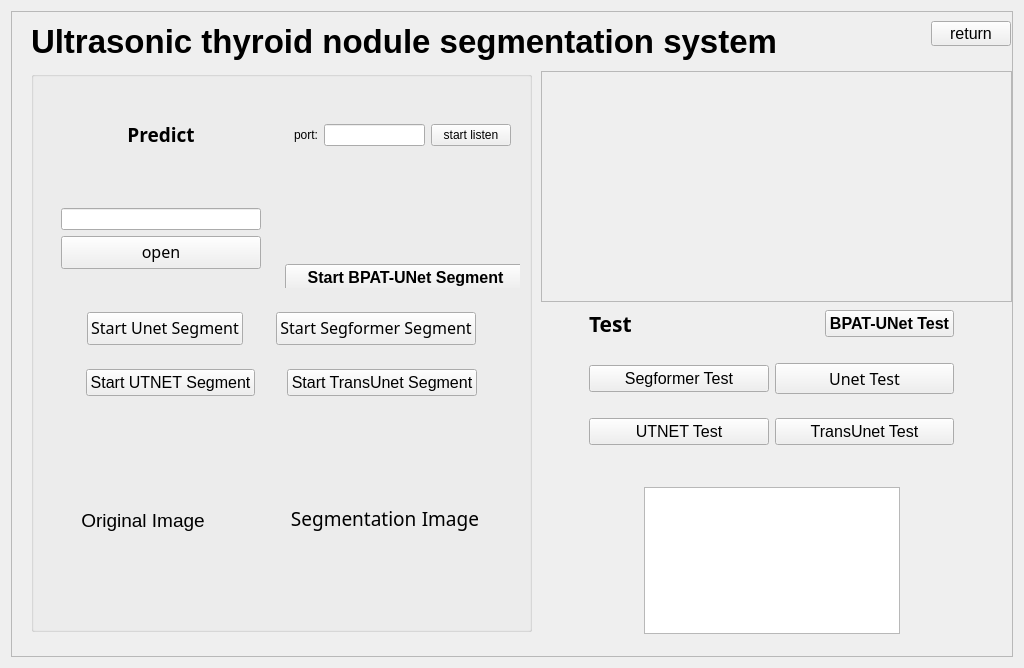
<?xml version="1.0" encoding="UTF-8"?>
<ui version="4.0">
 <class>zhu</class>
 <widget class="QWidget" name="zhu">
  <property name="geometry">
   <rect>
    <x>0</x>
    <y>0</y>
    <width>1024</width>
    <height>668</height>
   </rect>
  </property>
  <property name="windowTitle">
   <string>Form</string>
  </property>
  <layout class="QHBoxLayout" name="horizontalLayout_7">
   <item>
    <widget class="QFrame" name="frame_background">
     <property name="frameShape">
      <enum>QFrame::StyledPanel</enum>
     </property>
     <property name="frameShadow">
      <enum>QFrame::Raised</enum>
     </property>
     <widget class="QPushButton" name="btn_huizhu">
      <property name="geometry">
       <rect>
        <x>920</x>
        <y>10</y>
        <width>80</width>
        <height>25</height>
       </rect>
      </property>
      <property name="font">
       <font>
        <pointsize>12</pointsize>
       </font>
      </property>
      <property name="text">
       <string>return</string>
      </property>
     </widget>
     <widget class="QLabel" name="lbl_title">
      <property name="geometry">
       <rect>
        <x>20</x>
        <y>10</y>
        <width>891</width>
        <height>41</height>
       </rect>
      </property>
      <property name="font">
       <font>
        <family>Noto Sans Devanagari UI</family>
        <pointsize>25</pointsize>
        <weight>75</weight>
        <bold>true</bold>
       </font>
      </property>
      <property name="text">
       <string>Ultrasonic thyroid nodule segmentation system</string>
      </property>
     </widget>
     <widget class="QGroupBox" name="groupBox">
      <property name="geometry">
       <rect>
        <x>20</x>
        <y>60</y>
        <width>501</width>
        <height>561</height>
       </rect>
      </property>
      <property name="title">
       <string/>
      </property>
      <layout class="QGridLayout" name="gridLayout_3">
       <item row="2" column="0" colspan="2">
        <widget class="QWidget" name="widget_4" native="true">
         <property name="sizePolicy">
          <sizepolicy hsizetype="Preferred" vsizetype="Fixed">
           <horstretch>0</horstretch>
           <verstretch>0</verstretch>
          </sizepolicy>
         </property>
         <layout class="QGridLayout" name="gridLayout">
          <item row="1" column="0">
           <widget class="QWidget" name="widget_6" native="true">
            <property name="sizePolicy">
             <sizepolicy hsizetype="Preferred" vsizetype="Fixed">
              <horstretch>0</horstretch>
              <verstretch>0</verstretch>
             </sizepolicy>
            </property>
            <layout class="QHBoxLayout" name="horizontalLayout_3">
             <item>
              <spacer name="horizontalSpacer_4">
               <property name="orientation">
                <enum>Qt::Horizontal</enum>
               </property>
               <property name="sizeHint" stdset="0">
                <size>
                 <width>40</width>
                 <height>20</height>
                </size>
               </property>
              </spacer>
             </item>
             <item>
              <widget class="QPushButton" name="pushButton_2">
               <property name="font">
                <font>
                 <family>Noto Sans Gurmukhi</family>
                 <pointsize>12</pointsize>
                </font>
               </property>
               <property name="text">
                <string>Start Unet Segment</string>
               </property>
              </widget>
             </item>
             <item>
              <spacer name="horizontalSpacer_10">
               <property name="orientation">
                <enum>Qt::Horizontal</enum>
               </property>
               <property name="sizeHint" stdset="0">
                <size>
                 <width>40</width>
                 <height>20</height>
                </size>
               </property>
              </spacer>
             </item>
             <item>
              <widget class="QPushButton" name="pushButton_segformer">
               <property name="font">
                <font>
                 <family>Noto Sans Gurmukhi</family>
                 <pointsize>12</pointsize>
                </font>
               </property>
               <property name="text">
                <string>Start Segformer Segment</string>
               </property>
              </widget>
             </item>
             <item>
              <spacer name="horizontalSpacer_5">
               <property name="orientation">
                <enum>Qt::Horizontal</enum>
               </property>
               <property name="sizeHint" stdset="0">
                <size>
                 <width>40</width>
                 <height>20</height>
                </size>
               </property>
              </spacer>
             </item>
            </layout>
           </widget>
          </item>
          <item row="2" column="0">
           <widget class="QWidget" name="widget_14" native="true">
            <layout class="QHBoxLayout" name="horizontalLayout_11">
             <item>
              <spacer name="horizontalSpacer_11">
               <property name="orientation">
                <enum>Qt::Horizontal</enum>
               </property>
               <property name="sizeHint" stdset="0">
                <size>
                 <width>40</width>
                 <height>20</height>
                </size>
               </property>
              </spacer>
             </item>
             <item>
              <widget class="QPushButton" name="pushButton_UTNET">
               <property name="font">
                <font>
                 <pointsize>12</pointsize>
                </font>
               </property>
               <property name="text">
                <string>Start UTNET Segment</string>
               </property>
              </widget>
             </item>
             <item>
              <spacer name="horizontalSpacer_13">
               <property name="orientation">
                <enum>Qt::Horizontal</enum>
               </property>
               <property name="sizeHint" stdset="0">
                <size>
                 <width>40</width>
                 <height>20</height>
                </size>
               </property>
              </spacer>
             </item>
             <item>
              <widget class="QPushButton" name="pushButton_TransUnet">
               <property name="font">
                <font>
                 <pointsize>12</pointsize>
                </font>
               </property>
               <property name="text">
                <string>Start TransUnet Segment</string>
               </property>
              </widget>
             </item>
             <item>
              <spacer name="horizontalSpacer_12">
               <property name="orientation">
                <enum>Qt::Horizontal</enum>
               </property>
               <property name="sizeHint" stdset="0">
                <size>
                 <width>40</width>
                 <height>20</height>
                </size>
               </property>
              </spacer>
             </item>
            </layout>
           </widget>
          </item>
         </layout>
        </widget>
       </item>
       <item row="0" column="1">
        <widget class="QWidget" name="widget_10" native="true">
         <layout class="QHBoxLayout" name="horizontalLayout_8">
          <item>
           <widget class="QLabel" name="label">
            <property name="text">
             <string>port:</string>
            </property>
           </widget>
          </item>
          <item>
           <widget class="QLineEdit" name="port"/>
          </item>
          <item>
           <widget class="QPushButton" name="setListen">
            <property name="text">
             <string>start listen</string>
            </property>
           </widget>
          </item>
         </layout>
        </widget>
       </item>
       <item row="3" column="0">
        <widget class="QLabel" name="lbl_Image1">
         <property name="minimumSize">
          <size>
           <width>200</width>
           <height>200</height>
          </size>
         </property>
         <property name="maximumSize">
          <size>
           <width>200</width>
           <height>200</height>
          </size>
         </property>
         <property name="font">
          <font>
           <family>Noto Sans Arabic UI</family>
           <pointsize>14</pointsize>
          </font>
         </property>
         <property name="text">
          <string>Original Image</string>
         </property>
         <property name="alignment">
          <set>Qt::AlignCenter</set>
         </property>
        </widget>
       </item>
       <item row="0" column="0">
        <widget class="QWidget" name="widget" native="true">
         <layout class="QHBoxLayout" name="horizontalLayout">
          <item>
           <widget class="QLabel" name="label_pre">
            <property name="sizePolicy">
             <sizepolicy hsizetype="Preferred" vsizetype="Fixed">
              <horstretch>0</horstretch>
              <verstretch>0</verstretch>
             </sizepolicy>
            </property>
            <property name="font">
             <font>
              <family>Noto Sans Adlam</family>
              <pointsize>14</pointsize>
              <weight>75</weight>
              <bold>true</bold>
             </font>
            </property>
            <property name="text">
             <string>Predict</string>
            </property>
            <property name="alignment">
             <set>Qt::AlignCenter</set>
            </property>
           </widget>
          </item>
         </layout>
        </widget>
       </item>
       <item row="1" column="0">
        <widget class="QWidget" name="widget_11" native="true">
         <layout class="QVBoxLayout" name="verticalLayout_2">
          <item>
           <widget class="QWidget" name="widget_3" native="true">
            <property name="sizePolicy">
             <sizepolicy hsizetype="Preferred" vsizetype="Fixed">
              <horstretch>0</horstretch>
              <verstretch>0</verstretch>
             </sizepolicy>
            </property>
            <layout class="QVBoxLayout" name="verticalLayout_3">
             <item>
              <widget class="QLineEdit" name="lineEdit"/>
             </item>
             <item>
              <widget class="QPushButton" name="pushButton">
               <property name="font">
                <font>
                 <family>Noto Sans Gurmukhi</family>
                 <pointsize>12</pointsize>
                </font>
               </property>
               <property name="text">
                <string>open</string>
               </property>
              </widget>
             </item>
            </layout>
           </widget>
          </item>
         </layout>
        </widget>
       </item>
       <item row="3" column="1">
        <widget class="QLabel" name="lbl_Image2">
         <property name="minimumSize">
          <size>
           <width>200</width>
           <height>200</height>
          </size>
         </property>
         <property name="maximumSize">
          <size>
           <width>200</width>
           <height>200</height>
          </size>
         </property>
         <property name="font">
          <font>
           <family>Noto Sans Telugu</family>
           <pointsize>14</pointsize>
          </font>
         </property>
         <property name="text">
          <string>Segmentation Image</string>
         </property>
         <property name="alignment">
          <set>Qt::AlignCenter</set>
         </property>
        </widget>
       </item>
       <item row="1" column="1">
        <widget class="QWidget" name="widget_5" native="true">
         <widget class="QWidget" name="widget_12" native="true">
          <property name="geometry">
           <rect>
            <x>0</x>
            <y>0</y>
            <width>241</width>
            <height>101</height>
           </rect>
          </property>
          <layout class="QGridLayout" name="gridLayout_4">
           <item row="1" column="0" rowspan="2" colspan="2">
            <widget class="QPushButton" name="pushButton_BPATUNet">
             <property name="font">
              <font>
               <pointsize>12</pointsize>
               <weight>75</weight>
               <bold>true</bold>
              </font>
             </property>
             <property name="text">
              <string>Start BPAT-UNet Segment</string>
             </property>
            </widget>
           </item>
           <item row="0" column="1">
            <spacer name="verticalSpacer">
             <property name="orientation">
              <enum>Qt::Vertical</enum>
             </property>
             <property name="sizeHint" stdset="0">
              <size>
               <width>20</width>
               <height>64</height>
              </size>
             </property>
            </spacer>
           </item>
          </layout>
         </widget>
        </widget>
       </item>
      </layout>
     </widget>
     <widget class="QFrame" name="frame_tu1">
      <property name="geometry">
       <rect>
        <x>530</x>
        <y>60</y>
        <width>471</width>
        <height>231</height>
       </rect>
      </property>
      <property name="frameShape">
       <enum>QFrame::StyledPanel</enum>
      </property>
      <property name="frameShadow">
       <enum>QFrame::Raised</enum>
      </property>
      <widget class="QWidget" name="widget_13" native="true">
       <property name="geometry">
        <rect>
         <x>290</x>
         <y>220</y>
         <width>70</width>
         <height>43</height>
        </rect>
       </property>
       <layout class="QHBoxLayout" name="horizontalLayout_10"/>
      </widget>
     </widget>
     <widget class="QWidget" name="widget_2" native="true">
      <property name="geometry">
       <rect>
        <x>560</x>
        <y>280</y>
        <width>401</width>
        <height>361</height>
       </rect>
      </property>
      <layout class="QGridLayout" name="gridLayout_2">
       <item row="2" column="0">
        <widget class="QWidget" name="widget_9" native="true">
         <layout class="QHBoxLayout" name="horizontalLayout_5">
          <item>
           <widget class="QWidget" name="widget_7" native="true">
            <layout class="QHBoxLayout" name="horizontalLayout_4">
             <item>
              <spacer name="horizontalSpacer_9">
               <property name="orientation">
                <enum>Qt::Horizontal</enum>
               </property>
               <property name="sizeHint" stdset="0">
                <size>
                 <width>40</width>
                 <height>20</height>
                </size>
               </property>
              </spacer>
             </item>
             <item>
              <widget class="QListWidget" name="listWidget">
               <property name="font">
                <font>
                 <family>Noto Sans Adlam</family>
                 <pointsize>14</pointsize>
                 <weight>75</weight>
                 <bold>true</bold>
                </font>
               </property>
              </widget>
             </item>
             <item>
              <spacer name="horizontalSpacer_8">
               <property name="orientation">
                <enum>Qt::Horizontal</enum>
               </property>
               <property name="sizeHint" stdset="0">
                <size>
                 <width>40</width>
                 <height>20</height>
                </size>
               </property>
              </spacer>
             </item>
            </layout>
           </widget>
          </item>
         </layout>
        </widget>
       </item>
       <item row="1" column="0">
        <widget class="QWidget" name="widget_8" native="true">
         <layout class="QVBoxLayout" name="verticalLayout">
          <item>
           <widget class="QWidget" name="widget_17" native="true">
            <layout class="QHBoxLayout" name="horizontalLayout_2">
             <item>
              <widget class="QLabel" name="lbl_test">
               <property name="font">
                <font>
                 <family>Noto Sans Adlam</family>
                 <pointsize>16</pointsize>
                 <weight>75</weight>
                 <bold>true</bold>
                </font>
               </property>
               <property name="text">
                <string>Test</string>
               </property>
               <property name="alignment">
                <set>Qt::AlignLeading|Qt::AlignLeft|Qt::AlignVCenter</set>
               </property>
              </widget>
             </item>
             <item>
              <spacer name="horizontalSpacer">
               <property name="orientation">
                <enum>Qt::Horizontal</enum>
               </property>
               <property name="sizeHint" stdset="0">
                <size>
                 <width>150</width>
                 <height>20</height>
                </size>
               </property>
              </spacer>
             </item>
             <item>
              <widget class="QPushButton" name="pushButton_BPATUNet_test">
               <property name="font">
                <font>
                 <pointsize>12</pointsize>
                 <weight>75</weight>
                 <bold>true</bold>
                </font>
               </property>
               <property name="text">
                <string>BPAT-UNet Test</string>
               </property>
              </widget>
             </item>
            </layout>
           </widget>
          </item>
          <item>
           <widget class="QWidget" name="widget_16" native="true">
            <layout class="QHBoxLayout" name="horizontalLayout_6">
             <item>
              <widget class="QPushButton" name="pushButton_seg_test">
               <property name="font">
                <font>
                 <pointsize>12</pointsize>
                </font>
               </property>
               <property name="text">
                <string>Segformer Test</string>
               </property>
              </widget>
             </item>
             <item>
              <widget class="QPushButton" name="pushButton_3">
               <property name="font">
                <font>
                 <family>Noto Sans Hanunoo</family>
                 <pointsize>12</pointsize>
                </font>
               </property>
               <property name="text">
                <string>Unet Test</string>
               </property>
              </widget>
             </item>
            </layout>
           </widget>
          </item>
          <item>
           <widget class="QWidget" name="widget_15" native="true">
            <layout class="QHBoxLayout" name="horizontalLayout_12">
             <item>
              <widget class="QPushButton" name="pushButton_UTNET_test">
               <property name="font">
                <font>
                 <pointsize>12</pointsize>
                </font>
               </property>
               <property name="text">
                <string>UTNET Test</string>
               </property>
              </widget>
             </item>
             <item>
              <widget class="QPushButton" name="pushButton_TransUnet_test">
               <property name="font">
                <font>
                 <pointsize>12</pointsize>
                </font>
               </property>
               <property name="text">
                <string>TransUnet Test</string>
               </property>
              </widget>
             </item>
            </layout>
           </widget>
          </item>
         </layout>
        </widget>
       </item>
      </layout>
     </widget>
    </widget>
   </item>
  </layout>
 </widget>
 <resources/>
 <connections/>
</ui>
